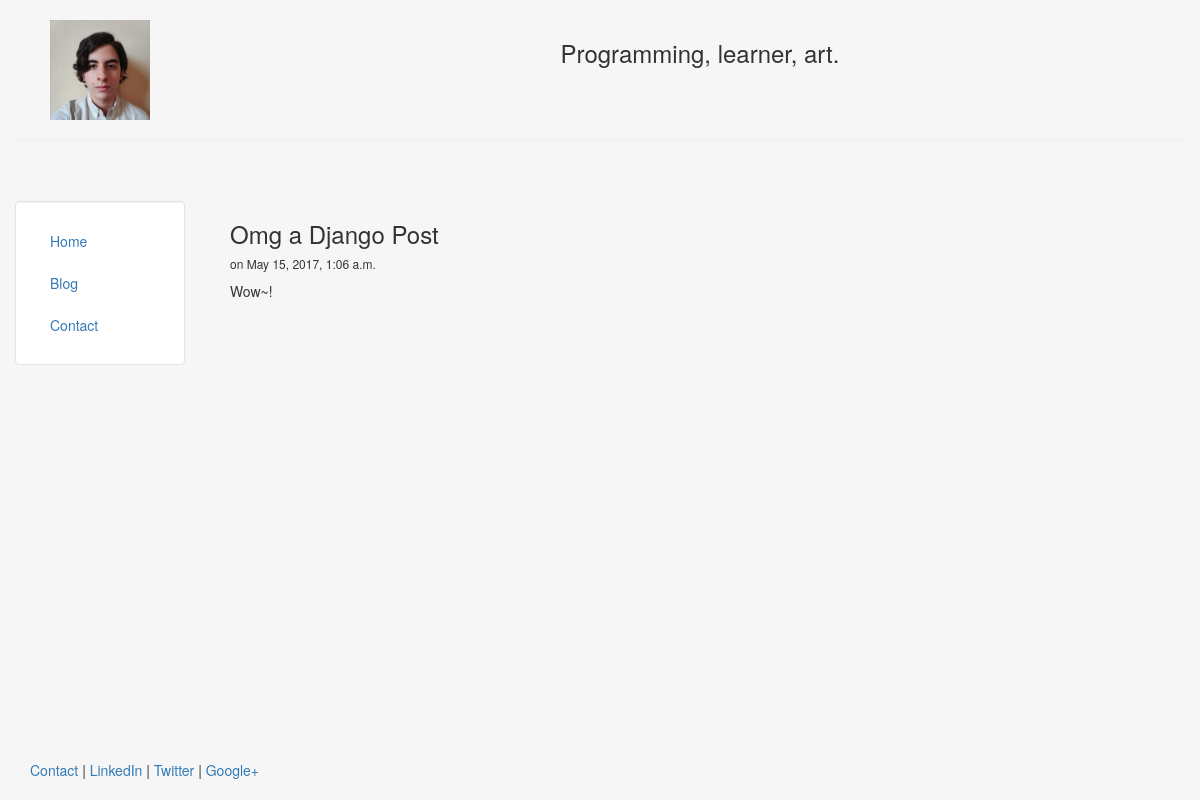
The page /blog/1 on the database its author committed.
### blog/models.py (models this page shows, shortened)
class Post(models.Model):
	title = models.CharField(max_length = 140)
	body = models.TextField()
	date = models.DateTimeField()

### blog/templates/blog/post.html
{% extends "personal/header.html" %}
{% block content %}
	<h3>{{post.title}}</h3>
	<h6>on {{post.date}}</h6>
	{{post.body|safe|linebreaks}}
{% endblock %}

### personal/templates/personal/header.html (style rules this page uses)
html, body { height:100% }

### rows shown on the page
Post: title "Omg a Django Post", date "May 15, 2017, 1:06 a.m.", body "Wow~!"
